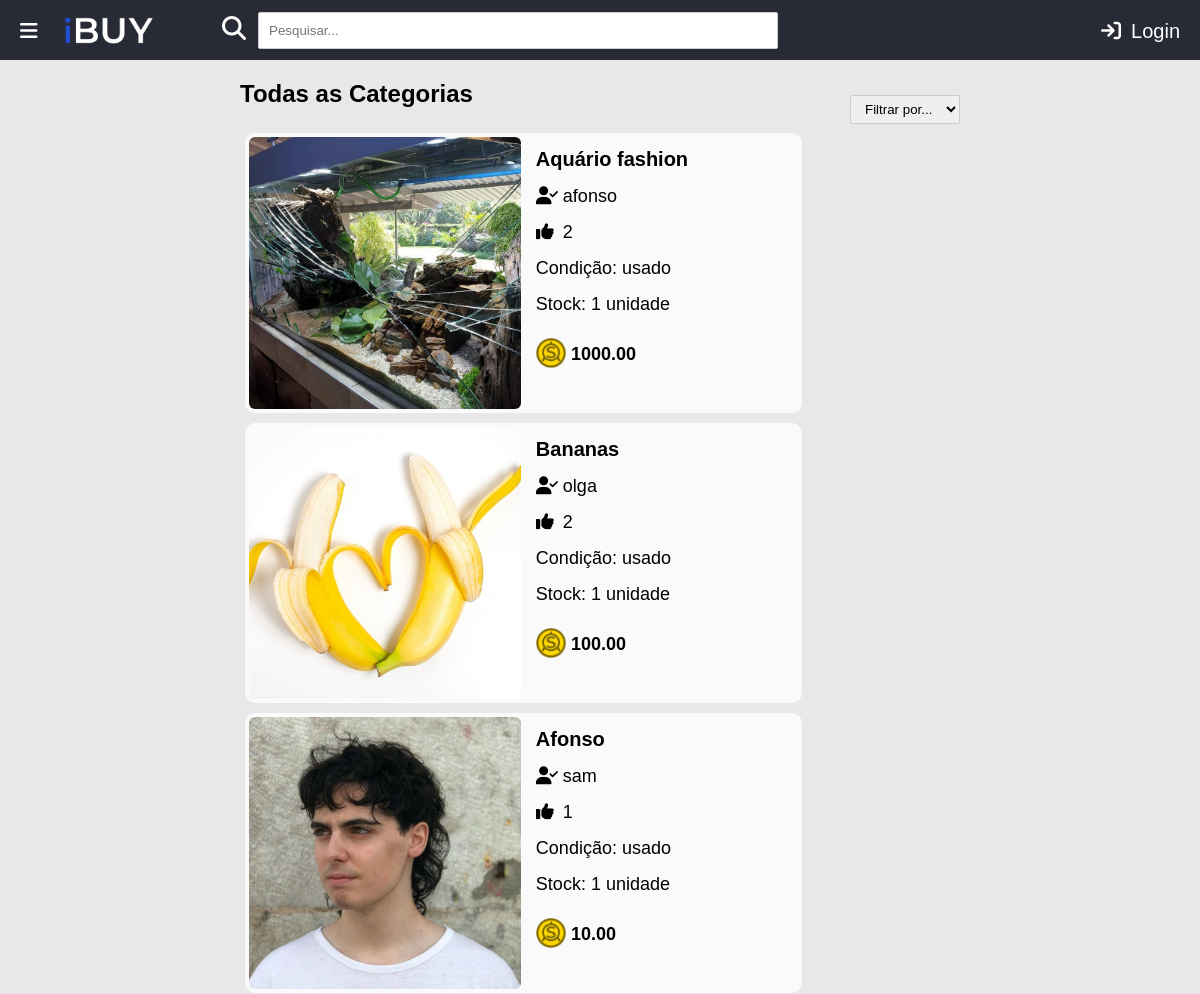
Before: /ibuy/ (upper part) with the older database file.
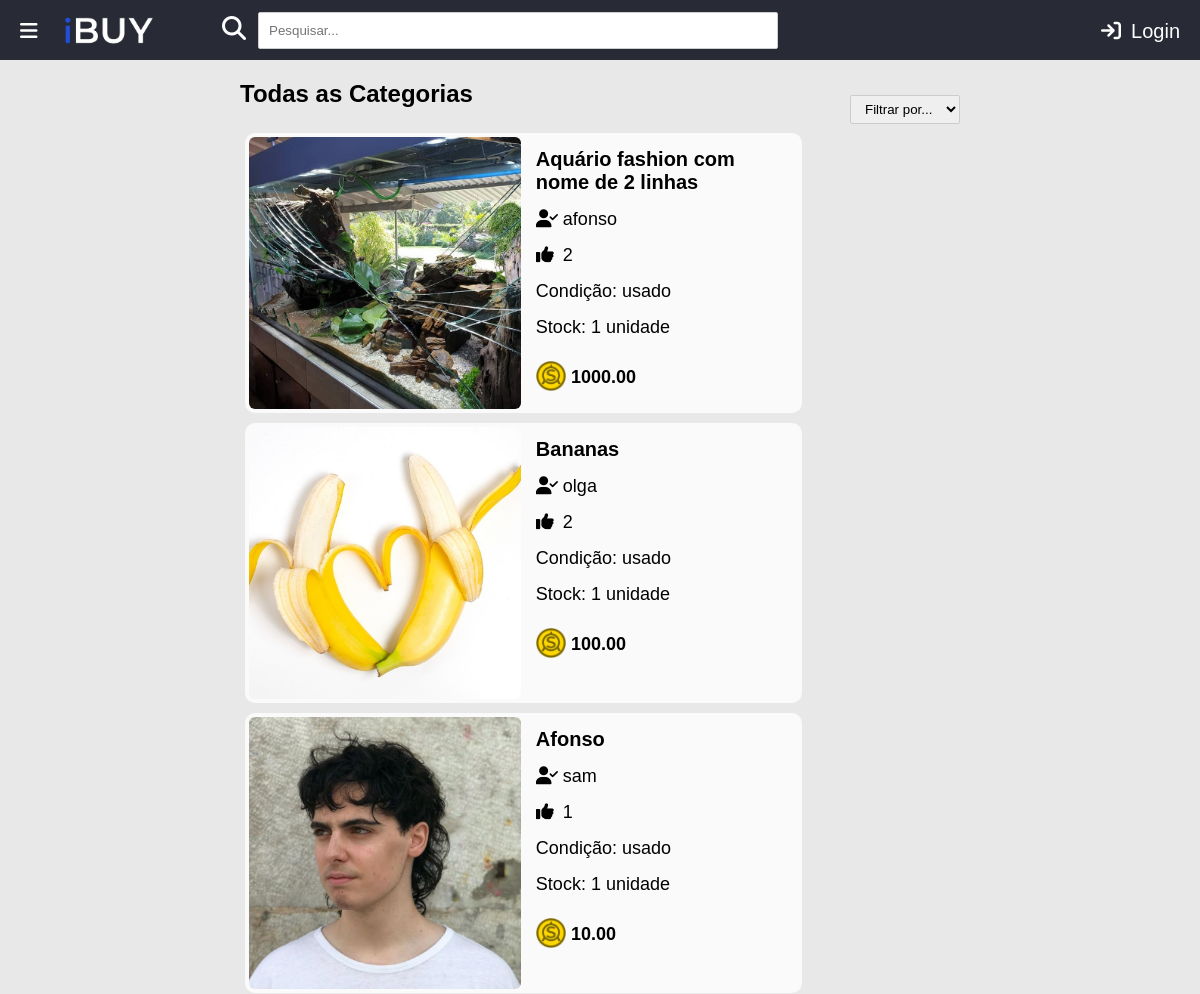
After: the same page with the newer database file.
### ibuy/models.py (models this page shows)
class Produto(models.Model):
    user = models.ForeignKey(User, on_delete=models.CASCADE, default="")
    likes = models.ManyToManyField(User, related_name='likes')
    nome = models.CharField(max_length=100)
    categoria = models.ForeignKey(Categoria, on_delete=models.CASCADE, default="", related_name="Categoria")
    quantidade = models.IntegerField(default=0)
    descricao = models.TextField()  # mudar
    preco = models.DecimalField(max_digits=6, decimal_places=2, default=0.00)
    imagem = models.CharField(max_length=100, default='produto.png')
    video_embed = models.CharField(max_length=1000, blank=True)
    NOVO = 'novo'
    USADO = 'usado'
    OPCOES_CONDICAO = (
        (NOVO, 'Novo'),
        (USADO, 'Usado'),
    )
    condicao = models.CharField(choices=OPCOES_CONDICAO, default=NOVO, max_length=100)
    def total_likes(self):
        return self.likes.count()

### ibuy/views.py (the view)
# urls.py: path('', views.index, name='index'),
def index(request):
    titulo = "Todas as Categorias"
    lista_produtos = Produto.objects.exclude(user_id=request.user.id)
    if request.method == 'GET':
        if request.GET.get('categoria', False) :
            categoria = request.GET['categoria']
            if categoria != "Tudo":
                titulo = "Categoria: " + categoria
                categoria_id = Categoria.objects.get(tipo = categoria).pk
                lista_produtos = Produto.objects.exclude(user_id=request.user.id).filter(categoria=categoria_id)
            else:
                titulo = "Todas as Categorias"
                lista_produtos = Produto.objects.exclude(user_id=request.user.id)
        elif request.GET.get('pesquisa', False):
            texto_pesquisa = request.GET['pesquisa']
            titulo = "Todos os resultados para: " + texto_pesquisa
            lista_produtos = Produto.objects.exclude(user_id=request.user.id).filter(nome__icontains=texto_pesquisa)
    lista_produtos = sorted(lista_produtos, key=lambda x: x.total_likes(), reverse=True)  # ordenar por likes
    lista_produtos = filter(lambda x: x.quantidade != 0, lista_produtos) # remover produtos com 0 unidades
    if not lista_produtos:
        titulo = "Não existem produtos"
    context = {'lista_produtos': lista_produtos, 'titulo': titulo}
    return render(request, 'ibuy/index.html', context)

### ibuy/templates/ibuy/index.html (shortened to what this page needs)
<!DOCTYPE html>
<html lang="en">
<head>
    {% load static %}
    <link rel="stylesheet" type="text/css" href="{% static 'ibuy/style.css' %}"/>
</head>
<body>
<section class="page-wrap">
    <header>
        <section class="open-sidebar-btn">
            <a href="#" id="menu-btn">
                <i class="fa fa-bars" aria-hidden="true"></i>
            </a>
        </section>
        <section class="logo">
            <a href="{% url 'ibuy:index' %}"><img src="{% static 'ibuy/images/LOGO-IBUY-White-Trans.gif' %}"
                                                  alt="Logo iBuy" height="50"></a>
        </section>
        <section class="search">
            <i id="search-symbol" class="fa-solid fa-magnifying-glass fa-xl"></i>
            <form method="get" id="search-form" action="{% url 'ibuy:index' %}">
                <input id="search-text" name="pesquisa" type="text" placeholder="Pesquisar...">
            </form>
        </section>
        <section class="header-btns">
            {% if request.user.is_authenticated %}
            <a href="{% url 'ibuy:logoutview' %}" class="header-btns-link"><i class="fa-solid fa-arrow-right-from-bracket" id="logout-btn"></i>Logout</a>
            <a href="{% url 'ibuy:perfil' request.user.id %}" class="header-btns-link"><i class="fa-solid fa-user"></i></i>Perfil</a>
            {% else %}
            <a href="{% url 'ibuy:loginuser' %}" class="header-btns-link"><i class="fa-solid fa-arrow-right-to-bracket"></i>Login</a>
            {% endif %}
        </section>
    </header>
    <section class="content-wrap">
        {% block content %}
        <section class="filter">
            <form method="get" id="filter-form">
                <select id="categoria" name="categoria" onchange="this.form.submit()">
                    <option value="" selected disabled hidden>Filtrar por...</option>
                </select>
            </form>
        </section>
        <h2>{{ titulo }}</h2>
        {% for produto in lista_produtos %}
            <section style="cursor: pointer;" class="object-wrap" onclick='location.href="produto/{{produto.id}}";' id="{{ produto.id }}">
                <section class="object-img">
                    <img src="{% static 'media/images/produto/' %}{{ produto.imagem }}" alt="Produto"
                             id="img-object">
                </section>
                <section class="object-details-wrap">
                    <section class="object-name">
                        <a href="{% url 'ibuy:produto' produto.id %}">
                            {{ produto.nome }}
                        </a>
                    </section>
                    <section class="object-username">
                        <a href="{% url 'ibuy:perfil' produto.user.id %}">
                            <i class="fa-solid fa-user-check"></i>{{ produto.user.username }}
                        </a>
                    </section>
                    <section class="object-detail-one"><i class="fa-solid fa-thumbs-up"></i>{{ produto.total_likes }}
                    </section>
                    <section class="object-detail-two">Condição: {{ produto.condicao }}
                    </section>
                    <section class="object-detail-three">Stock: {{ produto.quantidade }} unidade{{ produto.quantidade|pluralize }}
                    </section>
                    <section class="object-detail-four"><img src="{% static 'ibuy/images/coin.png' %}"
                                                             alt="Moeda do website" width="30" height="30">  {{ produto.preco }}
                    </section>
                </section>
            </section>
        {% endfor %}
        <br><br>
        {% endblock %}
    </section>
</section>
</body>
</html>

Changed rows visible on the page:
changed Produto "afonso": nome "Aquário fashion" → "Aquário fashion com nome de 2 linhas"
